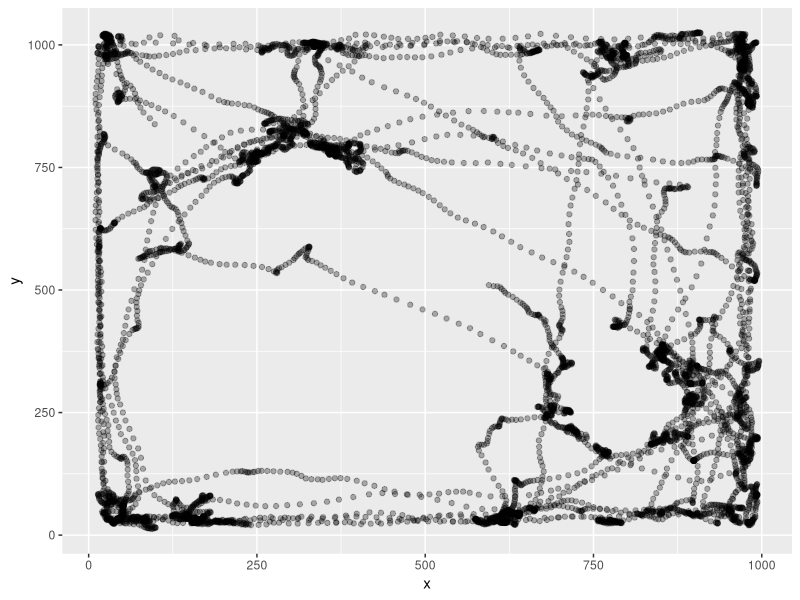
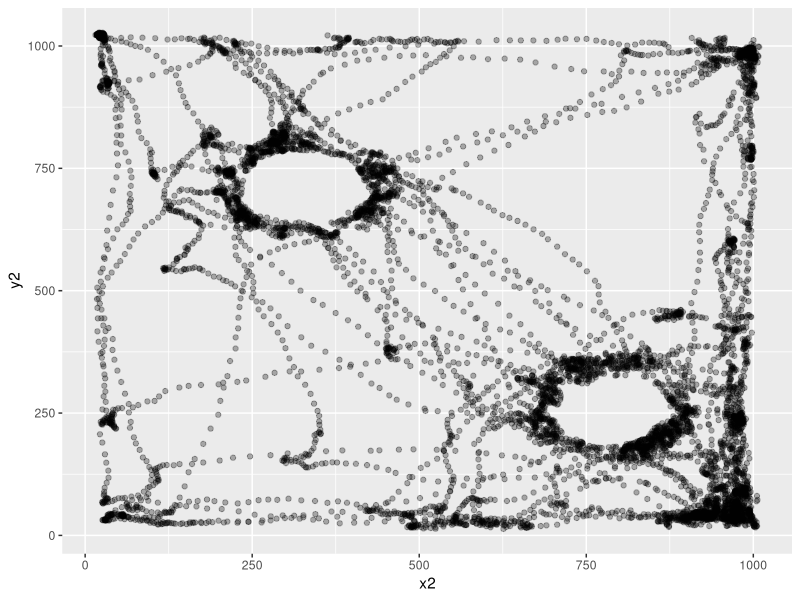
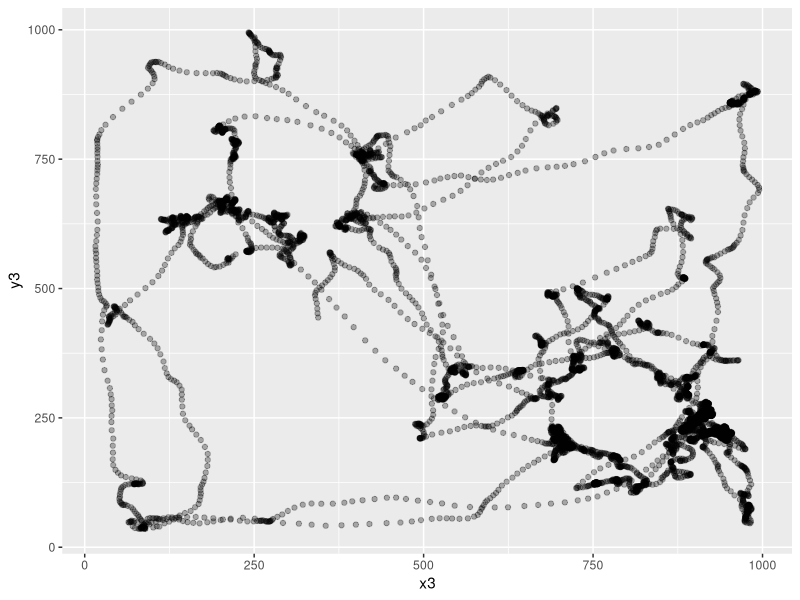
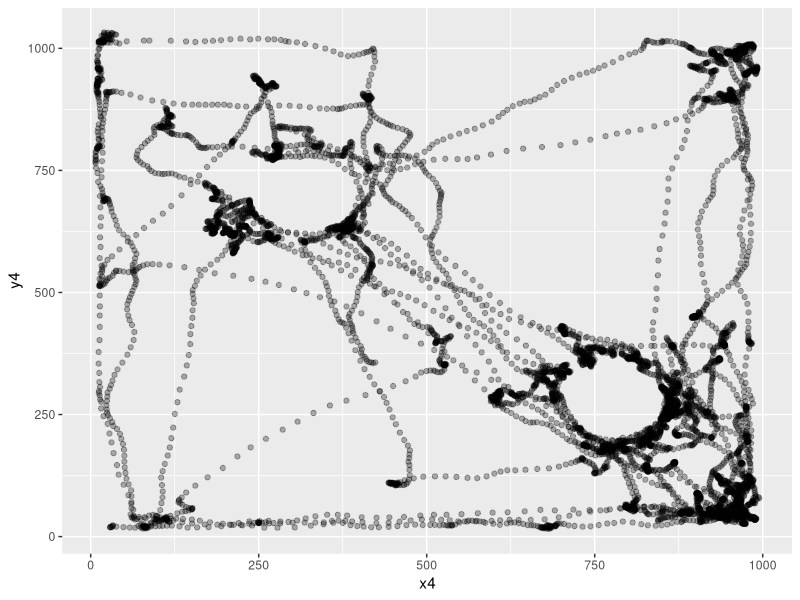
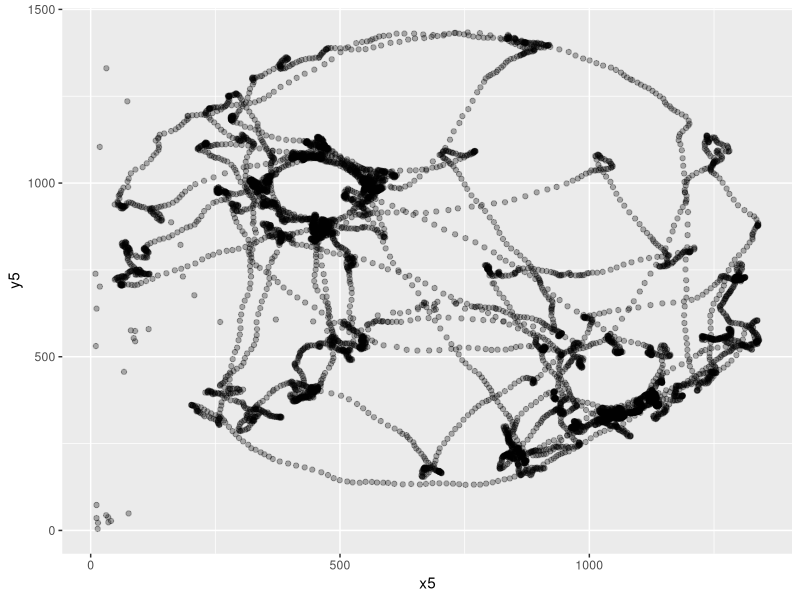
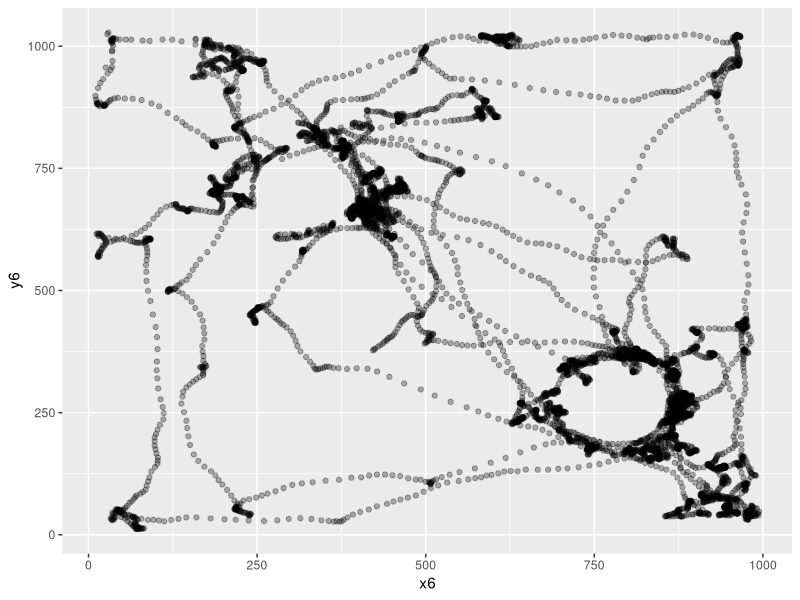

R code for these plots, in order: (Note: this script raises an error after producing the figures.)
rm(list = ls())
library(tidyverse)
SimilarLearn <- read_csv("240705_r1567_0_similar_learn.csv")
SimilarLearn <- SimilarLearn %>%
  select(!15:24) %>%
  filter(Value.Item1.Item2>71) %>%
  rename(pixelx = Value.Item1.Item3.X, pixely = Value.Item1.Item3.Y, TimePoint = Value.Item1.Item2) %>%
  select(!1, !14)
x1 <- c(SimilarLearn$pixelx)
y1 <- c(SimilarLearn$pixely)
df1 <- data.frame(x = x1, y = y1)
p1 <- ggplot(df1, aes(x = x, y = y)) +
  geom_point(alpha = 0.3)
p1
library(ggforce)
p1circle <- p1 + geom_circle(aes(x0 = 324, y0 = 715, r = 125), color = "red")
p1circle <- p1circle + geom_circle(aes(x0 = 787, y0 = 271, r = 125), color = "red")
p1circle <- p1circle +
  ggtitle("similar")
radius <- 125
center_x1 <- 324
center_y1 <- 715
df1$distance <- sqrt((df1$x - center_x1)^2 + (df1$y - center_y1)^2)
points_in_circle1 <- sum(df1$distance <= radius)
print(points_in_circle1)
center_x2 <- 787
center_y2 <- 271
df1$distance1 <- sqrt((df1$x - center_x2)^2 + (df1$y - center_y2)^2)
points_in_circle2 <- sum(df1$distance1 <= radius)
print(points_in_circle2)
BaselineLearn <- read_csv("240705_r1567_1_baseline_learn.csv")
BaselineLearn <- BaselineLearn %>%
  select(!15:24) %>%
  filter(Value.Item1.Item2>91) %>%
  rename(pixelx = Value.Item1.Item3.X, pixely = Value.Item1.Item3.Y, TimePoint = Value.Item1.Item2) %>%
  select(!1, !14)
x2 <- c(BaselineLearn$pixelx)
y2 <- c(BaselineLearn$pixely)
df2 <- data.frame(x = x2, y = y2)
p2 <- ggplot(df2, aes(x = x2, y = y2)) +
  geom_point(alpha = 0.3)
p2
p2circle <- p2 + geom_circle(aes(x0 = 334, y0 = 710, r = 125), color = "blue")
p2circle <- p2circle + geom_circle(aes(x0 = 788, y0 = 271, r = 125), color = "blue")
p2circle <- p2circle +
  ggtitle("baseline")
radius <- 125
center_x1 <- 330
center_y1 <- 710
df2$distance <- sqrt((df2$x - center_x1)^2 + (df2$y - center_y1)^2)
points_in_circle2 <- sum(df2$distance <= radius)
print(points_in_circle2)
center_x2 <- 788
center_y2 <- 271
df2$distance1 <- sqrt((df2$x - center_x2)^2 + (df2$y - center_y2)^2)
points_in_circle2 <- sum(df2$distance1 <= radius)
print(points_in_circle2)
SimilarTest <- read_csv("240705_r1567_2_similar_test.csv")
SimilarTest <- SimilarTest %>%
  select(!15:24) %>%
  filter(Value.Item1.Item2>71) %>%
  rename(pixelx = Value.Item1.Item3.X, pixely = Value.Item1.Item3.Y, TimePoint = Value.Item1.Item2) %>%
  select(!1, !14)
x3 <- c(SimilarTest$pixelx)
y3 <- c(SimilarTest$pixely)
df3 <- data.frame(x = x3, y = y3)
p3 <- ggplot(df3, aes(x = x3, y = y3)) +
  geom_point(alpha = 0.3)
p3
p3circle <- p3 + geom_circle(aes(x0 = 324, y0 = 705, r = 125), color = "red")
p3circle <- p3circle + geom_circle(aes(x0 = 783, y0 = 266, r = 125), color = "blue")
p3circle <- p3circle +
  ggtitle("similar")
radius <- 125
center_x3 <- 324
center_y3 <- 705
df3$distance <- sqrt((df3$x - center_x3)^2 + (df3$y - center_y3)^2)
points_in_circle3 <- sum(df3$distance <= radius)
print(points_in_circle3)
center_x3 <- 783
center_y3 <- 266
df3$distance1 <- sqrt((df3$x - center_x3)^2 + (df3$y - center_y3)^2)
points_in_circle3 <- sum(df3$distance1 <= radius)
print(points_in_circle3)
BaselineLearn1 <- read_csv("240705_r1567_3_baseline_learn.csv")
BaselineLearn1 <- BaselineLearn1 %>%
  select(!15:24) %>%
  filter(Value.Item1.Item2>71) %>%
  rename(pixelx = Value.Item1.Item3.X, pixely = Value.Item1.Item3.Y, TimePoint = Value.Item1.Item2) %>%
  select(!1, !14)
x4 <- c(BaselineLearn1$pixelx)
y4 <- c(BaselineLearn1$pixely)
df4 <- data.frame(x = x4, y = y4)
p4 <- ggplot(df4, aes(x = x4, y = y4)) +
  geom_point(alpha = 0.3)
p4
p4circle <- p4 + geom_circle(aes(x0 = 314, y0 = 705, r = 125), color = "purple")
p4circle <- p4circle + geom_circle(aes(x0 = 783, y0 = 276, r = 125), color = "purple")
p4circle <- p4circle +
  ggtitle("baseline")
radius <- 125
center_x4 <- 314
center_y4 <- 705
df4$distance <- sqrt((df4$x - center_x4)^2 + (df4$y - center_y4)^2)
points_in_circle4 <- sum(df4$distance <= radius)
print(points_in_circle4)
center_x4 <- 783
center_y4 <- 276
df4$distance1 <- sqrt((df4$x - center_x4)^2 + (df4$y - center_y4)^2)
points_in_circle4 <- sum(df4$distance1 <= radius)
print(points_in_circle4)
DifferentLearn <- read_csv("240705_r1567_4_different_learn.csv")
DifferentLearn <- DifferentLearn %>%
  select(!15:24) %>%
  filter(Value.Item1.Item2>94) %>%
  rename(pixelx = Value.Item1.Item3.X, pixely = Value.Item1.Item3.Y, TimePoint = Value.Item1.Item2) %>%
  select(!1, !14)
x5 <- c(DifferentLearn$pixelx)
y5 <- c(DifferentLearn$pixely)
df5 <- data.frame(x = x5, y = y5)
p5 <- ggplot(df5, aes(x = x5, y = y5)) +
  geom_point(alpha = 0.3)
p5
p5circle <- p5 + geom_circle(aes(x0 = 457, y0 = 994, r = 125), color = "green")
p5circle <- p5circle + geom_circle(aes(x0 = 1025, y0 = 452, r = 125), color = "green")
p5circle <- p5circle +
  ggtitle("different")
radius <- 125
center_x5 <- 457
center_y5 <- 994
df5$distance <- sqrt((df5$x - center_x5)^2 + (df5$y - center_y5)^2)
points_in_circle5 <- sum(df5$distance <= radius)
print(points_in_circle5)
center_x6 <- 1025
center_y6 <- 452
df5$distance1 <- sqrt((df5$x - center_x6)^2 + (df5$y - center_y6)^2)
points_in_circle6 <- sum(df5$distance1 <= radius)
print(points_in_circle6)
BaselineTest <- read_csv("240705_r1567_5_baseline_test.csv")
BaselineTest <- BaselineTest %>%
  select(!15:24) %>%
  filter(Value.Item1.Item2>71) %>%
  rename(pixelx = Value.Item1.Item3.X, pixely = Value.Item1.Item3.Y, TimePoint = Value.Item1.Item2) %>%
  select(!1, !14)
x6 <- c(BaselineTest$pixelx)
y6 <- c(BaselineTest$pixely)
df6 <- data.frame(x = x6, y = y6)
p6 <- ggplot(df6, aes(x = x6, y = y6)) +
  geom_point(alpha = 0.3)
p6
p6circle <- p6 + geom_circle(aes(x0 = 324, y0 = 705, r = 125), color = "purple")
p6circle <- p6circle + geom_circle(aes(x0 = 783, y0 = 266, r = 125), color = "green")
p6circle <- p6circle +
  ggtitle("baseline")
radius <- 125
center_x6 <- 324
center_y6 <- 705
df6$distance <- sqrt((df6$x - center_x6)^2 + (df6$y - center_y6)^2)
points_in_circle6 <- sum(df6$distance <= radius)
print(points_in_circle6)
center_x6 <- 783
center_y6 <- 266
df6$distance1 <- sqrt((df6$x - center_x6)^2 + (df6$y - center_y6)^2)
points_in_circle6 <- sum(df6$distance1 <= radius)
print(points_in_circle6)
library(gridExtra)
grid.arrange(p1circle, p2circle, p3circle, p4circle, p5circle, p6circle, nrow = 2, ncol = 3)

